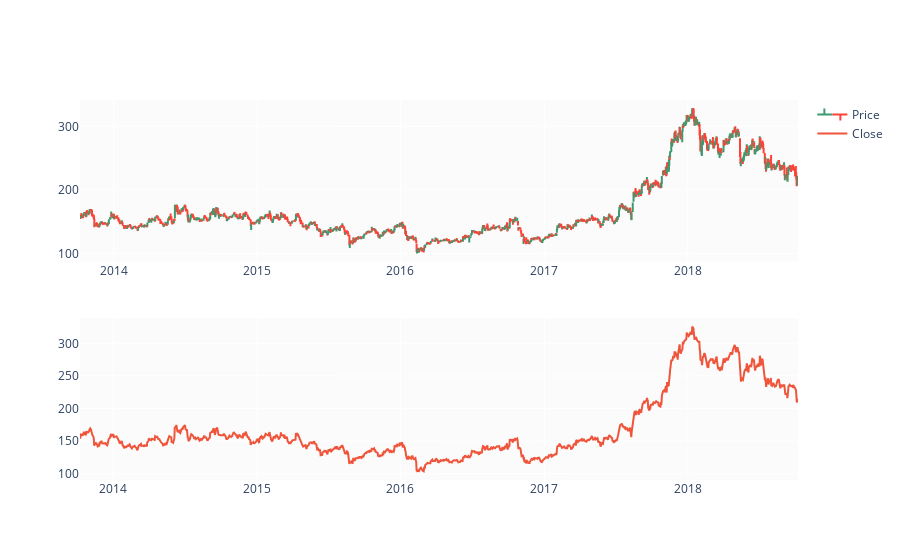

Notebook code cell kept with this figure:
### Code cell
fig = make_subplots(rows=2, cols=1)

fig.add_trace(go.Ohlc(x=df.Date,
                      open=df.Open,
                      high=df.High,
                      low=df.Low,
                      close=df.Close,
                      name='Price'), row=1, col=1)

fig.add_trace(go.Scatter(x=df.Date, y=df.Close, name='Close'), row=2, col=1)

fig.update(layout_xaxis_rangeslider_visible=False)
fig.show()

### Figure 1 — Plotly figure (JSON) as saved in the notebook; plotly's stock layout.template omitted (floating-point values rounded to 4 significant figures; data arrays with more than 128 entries replaced by an {"elided": "..."} marker saying what was removed)
{"data": [{"close": {"elided": "1235 float values"}, "high": {"elided": "1235 float values"}, "low": {"elided": "1235 float values"}, "name": "Price", "open": {"elided": "1235 float values"}, "type": "ohlc", "x": {"elided": "1235 str values"}, "xaxis": "x", "yaxis": "y"}, {"name": "Close", "type": "scatter", "x": {"elided": "1235 str values"}, "xaxis": "x2", "y": {"elided": "1235 float values"}, "yaxis": "y2"}], "layout": {"xaxis": {"anchor": "y", "domain": [0, 1], "rangeslider": {"visible": false}}, "xaxis2": {"anchor": "y2", "domain": [0, 1]}, "yaxis": {"anchor": "x", "domain": [0.575, 1]}, "yaxis2": {"anchor": "x2", "domain": [0, 0.425]}}}
